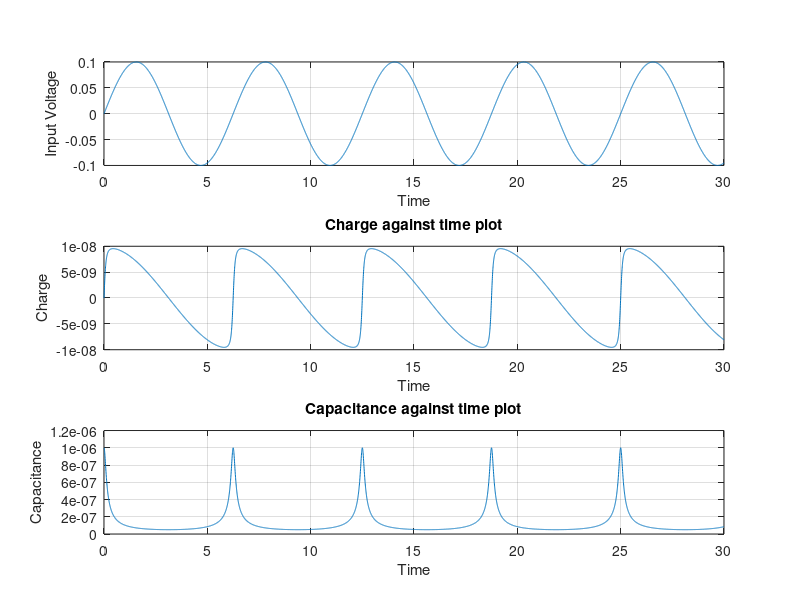
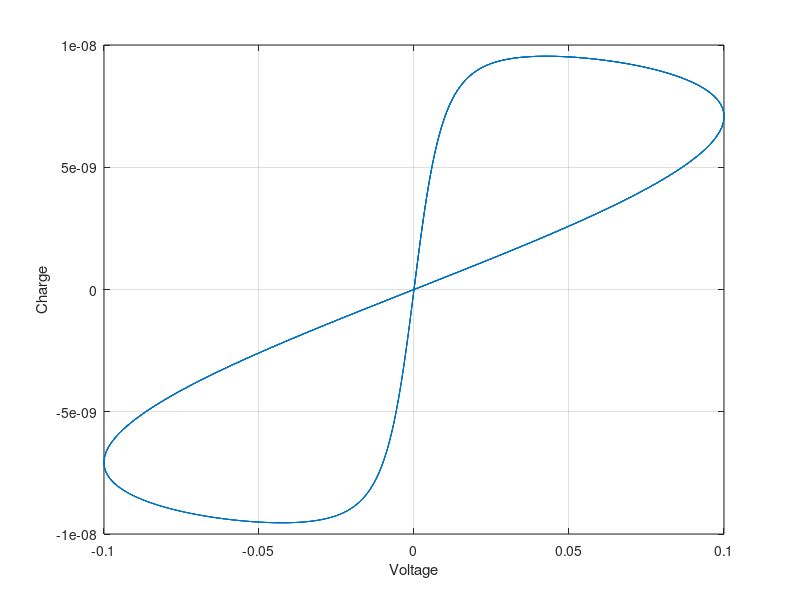
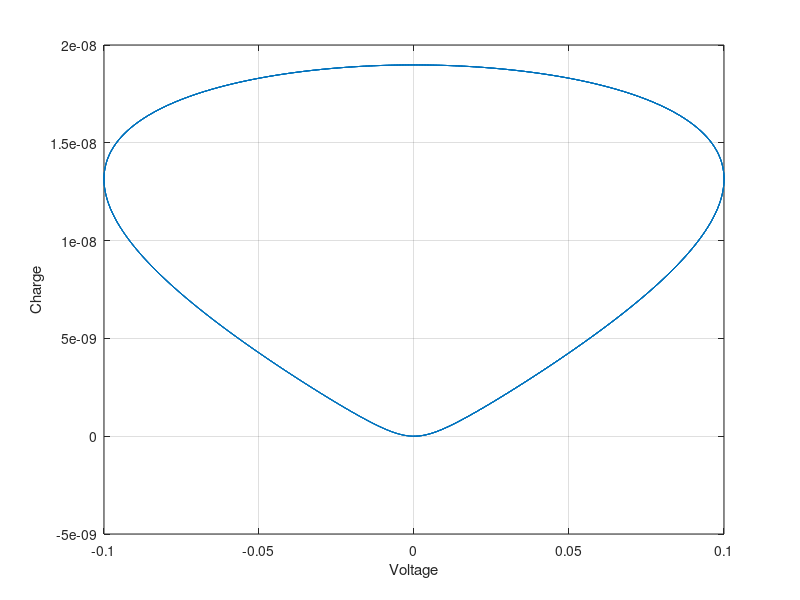

Here is the MATLAB script that generated these plots, in order:
clearvars;
close all;

TIME_END=30;     %In secs
TIME_STEP=0.005; %Sampling frequency in seconds
FREQUENCY=0.16;  %frequency of the sinusoidal input in Hz

C_init = 1e-6;   %In F
C_max = 10*1e-6;
C_min = 10*1e-9;

kappa = 10*1e6;

input_ampl = 0.1;

%----------------------------------------------------------------------
D_max = 1/C_min;
D_min = 1/C_max;

D0 = 1/C_init;


delta_D = D_max - D_min;


t=[0:TIME_STEP:TIME_END]; %Vector containing time values


input_v=input_ampl*sin(2*pi*FREQUENCY*t); % store sine as input

%% Calculation of the input integral
integr_v=zeros(1,length(t));
for j=1:length(t)
    integr_v(j)=TIME_STEP*trapz(input_v(1:j));
end
%% Calculation of the output charge value

c=zeros(1,length(t));
 for m=1:length(t)
    c(m)=1/sqrt(D0^2+2*delta_D*kappa*integr_v(m));  
 end
 
 q = input_v.*c;
 
 %% Calculation of the output current
integr_q=zeros(1,length(t));
for j=1:length(t)
    integr_q(j)=TIME_STEP*trapz(q(1:j));
end
%--------------------------------------------------------------------

%% Plotting

%--------------------------------------------------------------------

%INPUT voltage waveform
figure('Name','Against time plots')
subplot(3,1,1)
plot(t,input_v)
grid
xlabel('Time')
ylabel('Input Voltage')
%OUTPUT Charge waveform
subplot(3,1,2)
plot(t,q)
grid
title('Charge against time plot')
xlabel('Time')
ylabel('Charge')
%OUTPUT Charge waveform
subplot(3,1,3)
plot(t,c)
grid
title('Capacitance against time plot')
xlabel('Time')
ylabel('Capacitance')

%V-Q PLOT
figure('Name','Charge against voltage')
plot(input_v,q)
grid
% legend(str1,str2)
% legend('location','SouthEast')
xlabel('Voltage')
ylabel('Charge')

%V-I PLOT
figure('Name','Current against voltage')
plot(input_v,integr_q)
grid
% legend(str1,str2)
% legend('location','SouthEast')
xlabel('Voltage')
ylabel('Charge')
